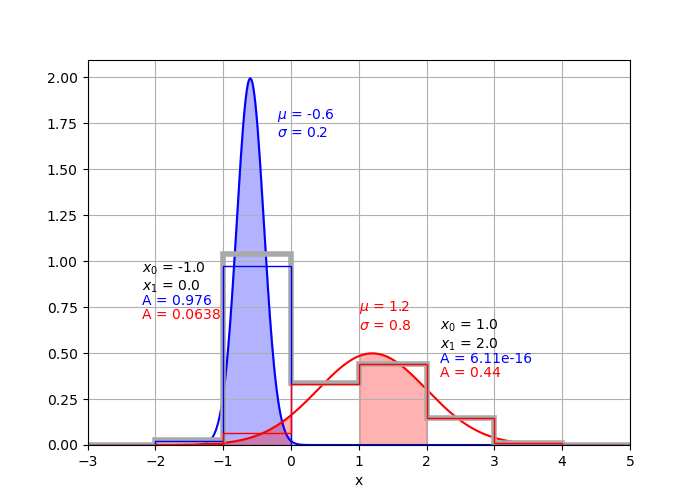

Generate this figure with Python:
# histogram_diagram.py
# script to create a diagram of how error-weighted histograms are constructed.

import numpy as np
from scipy.special import erf
import matplotlib.pyplot as plt

def gaussian(x, mu, sig):
    g = np.exp(-(x-mu)**2/(2*sig**2))/(sig*np.sqrt(2*np.pi))
    return g

mu1 = -0.6
sig1 = 0.2
mu2 = 1.2
sig2 = 0.8

x = np.arange(-5., 5., 0.01)
y1 = gaussian(x, mu1, sig1)
y2 = gaussian(x, mu2, sig2)
bin_edges = np.arange(-5., 6., 1.)

# Calculate histogram
h1 = np.diff(erf((bin_edges-mu1)/(np.sqrt(2)*sig1)))/2.
h2 = np.diff(erf((bin_edges-mu2)/(np.sqrt(2)*sig2)))/2.

fig = plt.figure(figsize=(7,5))
ax = fig.add_subplot(111)
ax.grid()
ax.plot(x, y1, color='blue')
ax.plot(x, y2, color='red')
ax.text(0.35, 0.8, rf'$\mu$ = {mu1}'+'\n'+rf'$\sigma$ = {sig1}', color='blue', transform=ax.transAxes)
ax.text(0.5, 0.3, rf'$\mu$ = {mu2}'+'\n'+rf'$\sigma$ = {sig2}', color='red', transform=ax.transAxes)

bei = 4
ax.fill_between(x, y1, where=((x>=bin_edges[bei])&(x<bin_edges[bei+1])), color='blue', alpha=0.3, zorder=1)
ax.fill_between(x, y2, where=((x>=bin_edges[bei])&(x<bin_edges[bei+1])), color='red', alpha=0.3, zorder=1)
tb = ax.text(0.1, 0.4, rf'$x_0$ = {bin_edges[bei]}'+'\n'+rf'$x_1$ = {bin_edges[bei+1]}', transform=ax.transAxes)
bb = tb.get_window_extent(renderer=fig.canvas.get_renderer()).transformed(ax.transAxes.inverted())
tb = ax.text(0.1, bb.y0, f'A = {h1[bei]:.3g}', color='blue', va='top', transform=ax.transAxes)
bb = tb.get_window_extent(renderer=fig.canvas.get_renderer()).transformed(ax.transAxes.inverted())
ax.text(0.1, bb.y0, f'A = {h2[bei]:.3g}', color='red', va='top', transform=ax.transAxes)


bei = 6
ax.fill_between(x, y1, where=((x>=bin_edges[bei])&(x<bin_edges[bei+1])), color='blue', alpha=0.3, zorder=1)
ax.fill_between(x, y2, where=((x>=bin_edges[bei])&(x<bin_edges[bei+1])), color='red', alpha=0.3, zorder=1)
tb = ax.text(0.65, 0.25, rf'$x_0$ = {bin_edges[bei]}'+'\n'+rf'$x_1$ = {bin_edges[bei+1]}', transform=ax.transAxes)
bb = tb.get_window_extent(renderer=fig.canvas.get_renderer()).transformed(ax.transAxes.inverted())
tb = ax.text(0.65, bb.y0, f'A = {h1[bei]:.3g}', color='blue', va='top', transform=ax.transAxes)
bb = tb.get_window_extent(renderer=fig.canvas.get_renderer()).transformed(ax.transAxes.inverted())
ax.text(0.65, bb.y0, f'A = {h2[bei]:.3g}', color='red', va='top', transform=ax.transAxes)

ax.stairs(h1, bin_edges, color='blue', linewidth=1, zorder=3)
ax.stairs(h2, bin_edges, color='red', linewidth=1, zorder=3)
ax.stairs(h1+h2, bin_edges, color='darkgrey', linewidth=4, zorder=2)

ax.set_xlim([-3., 5.])
ax.set_xlabel('x')

plt.savefig('histogram_diagram.png')
plt.show()
